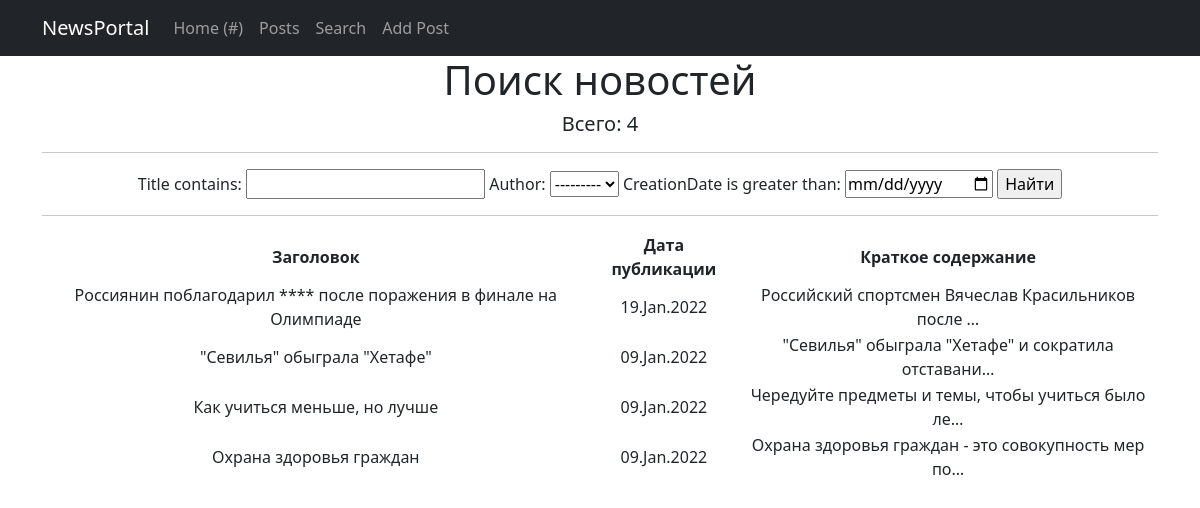
Before: /news/search with the older database file.
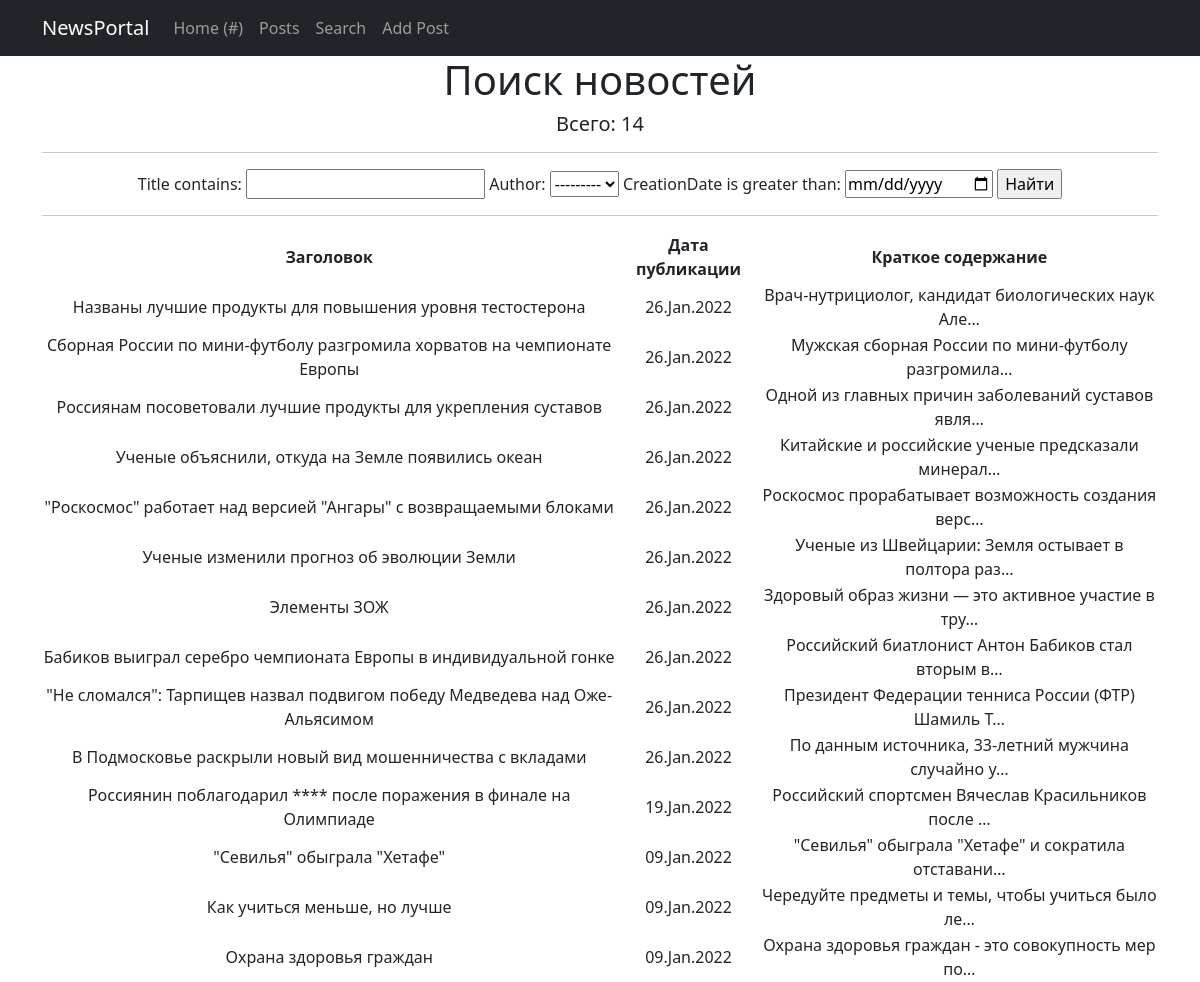
After: the same page with the newer database file.
### news/models.py (models this page shows, shortened)
class Post(models.Model):
    author = models.ForeignKey(Author, on_delete=models.CASCADE)
    NEWS = 'NW'
    ARTICLES = 'AR'
    CATEGORY_CHOICE = [
        (NEWS, 'Новости'),
        (ARTICLES, 'Статьи')
    ]
    categoryType = models.CharField(max_length=2, choices=CATEGORY_CHOICE, default=ARTICLES)
    creationDate = models.DateTimeField(auto_now_add=True)
    postCategory = models.ManyToManyField(Category, through='PostCategory')
    title = models.CharField(max_length=128)
    text = models.TextField()
    rate = models.SmallIntegerField(default=0)

### news/views.py (the view)
# urls.py: path('search', PostSearch.as_view()),
class PostSearch(ListView):
    model = Post
    template_name = 'search.html'
    context_object_name = 'news_search'
    ordering = ['-creationDate']
    def get_context_data(self, **kwargs):
        context = super().get_context_data(**kwargs)
        context['filter'] = NewsFilter(self.request.GET, queryset=self.get_queryset())
        return context

### news/models.py (called while the page is built)
    def __str__(self):
        return f'{self.authorUser.username}'

### news/templatetags/my_filters.py (called while the page is built)
@register.filter(name='censor')
def censor(value):
    text_list = str(value).split()
    bad_words = ['осёл', 'лошар', 'лопух',]
    for i, word in enumerate(text_list):
        if word.strip(',') in bad_words:
            text_list[i] = '****'
    value = ' '.join(text_list)
    return value

### news/templates/search.html (shortened to what this page needs)
{% extends 'flatpages/default.html' %}
{% load my_filters %}
{% block content %}
    <h1>Поиск новостей</h1>
    <h5>Всего: {{news_search|length}}</h5>
    <hr>
    <form method="GET">
        {{ filter.form }}
        <input type="submit" value="Найти">
    </form>
    <hr>
    {% if news_search %}
        <table>
            <tr>
                <th>
                    Заголовок
                </th>
                <th>
                    Дата публикации
                </th>
                <th>
                    Краткое содержание
                </th>
            </tr>
        {% for post in filter.qs %}
            <tr>
                <td>
                    {{ post.title|censor }}
                </td>
                <td>
                    {{ post.creationDate|date:'d.M.Y' }}
                </td>
                <td>
                    {{ post.text|truncatechars:50|censor }}
                </td>
            </tr>
        {% endfor %}
        </table>
    {% else %}
        <h2>Статей нет!</h2>
    {% endif %}
{% endblock content %}

### news/templates/flatpages/default.html (shortened to what this page needs)
<!DOCTYPE html>
<html lang="en">
{% load static %}
    <head>
        <link href="{% static 'css/styles.css' %}" rel="stylesheet" />
    </head>
    <body>
        <nav class="navbar navbar-expand-lg navbar-dark bg-dark static-top">
           <div class="container">
               <a class="navbar-brand" href="#">NewsPortal</a>
               <div class="collapse navbar-collapse" id="navbarResponsive">
                   <ul class="navbar-nav ml-auto">
                       <li class="nav-item active">
                           <a class="nav-link" href="#">Home
                               <span class="sr-only">(#)</span>
                           </a>
                       </li>
                       <li class="nav-item">
                           <a class="nav-link" href="/news/">Posts</a>
                       </li>
                       <li class="nav-item">
                           <a class="nav-link" href="/news/search">Search</a>
                       </li>
                       <li class="nav-item">
                           <a class="nav-link" href="/news/add">Add Post</a>
                       </li>
                   </ul>
               </div>
           </div>
        </nav>
        <div class="container">
           <div class="row">
               <div class="col-lg-12 text-center">
                   {% block content %}{% endblock content %}
               </div>
           </div>
        </div>
    </body>
</html>

Changed rows visible on the page:
added Post: title|censor "Названы лучшие продукты для повышения уровня тестостерона", creationDate "26.Jan.2022", text|censor "Врач-нутрициолог, кандидат биологических наук Але…"
added Post: title|censor "Сборная России по мини-футболу разгромила хорватов на чемпионате Европы", creationDate "26.Jan.2022", text|censor "Мужская сборная России по мини-футболу разгромила…"
added Post: title|censor "Россиянам посоветовали лучшие продукты для укрепления суставов", creationDate "26.Jan.2022", text|censor "Одной из главных причин заболеваний суставов явля…"
added Post: title|censor "Ученые объяснили, откуда на Земле появились океан", creationDate "26.Jan.2022", text|censor "Китайские и российские ученые предсказали минерал…"
added Post: title|censor "\"Роскосмос\" работает над версией \"Ангары\" с возвращаемыми блоками", creationDate "26.Jan.2022", text|censor "Роскосмос прорабатывает возможность создания верс…"
added Post: title|censor "Ученые изменили прогноз об эволюции Земли", creationDate "26.Jan.2022", text|censor "Ученые из Швейцарии: Земля остывает в полтора раз…"
added Post: title|censor "Элементы ЗОЖ", creationDate "26.Jan.2022", text|censor "Здоровый образ жизни — это активное участие в тру…"
added Post: title|censor "Бабиков выиграл серебро чемпионата Европы в индивидуальной гонке", creationDate "26.Jan.2022", text|censor "Российский биатлонист Антон Бабиков стал вторым в…"
added Post: title|censor "\"Не сломался\": Тарпищев назвал подвигом победу Медведева над Оже-Альясимом", creationDate "26.Jan.2022", text|censor "Президент Федерации тенниса России (ФТР) Шамиль Т…"
added Post: title|censor "В Подмосковье раскрыли новый вид мошенничества с вкладами", creationDate "26.Jan.2022", text|censor "По данным источника, 33-летний мужчина случайно у…"
Other visible differences:
{{ news_search|length }}: "4" → "14"
